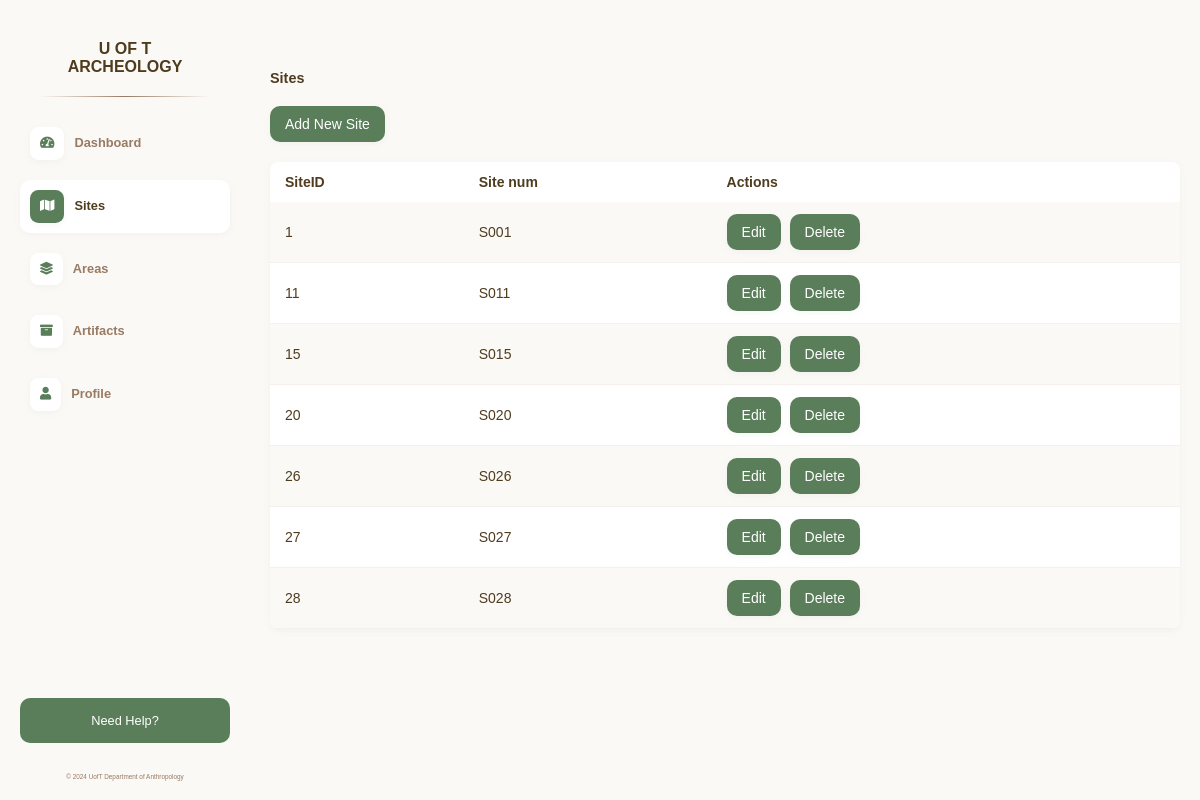
The app's page /sites/ with its own data.
### myapp/models.py (models this page shows, shortened)
class Site(models.Model):
    SiteID = models.AutoField(primary_key=True)
    Site_num = models.CharField(max_length=50, unique=True)

### myapp/views.py (the view, shortened to what this page needs)
# urls.py: path('sites/', views.sites, name='sites'),
def sites(request):
    sites = Site.objects.all()
    headers = [{'name': field.name, 'verbose_name': field.verbose_name} for field in Site._meta.fields]
    return render(request, 'sites.html', {'sites': sites, 'headers': headers})

### myapp/templatetags/custom_filters.py (called while the page is built)
@register.filter
def attr(obj, attr_name):
    return getattr(obj, attr_name)

### templates/sites.html (shortened to what this page needs)
{% load static %}
{% load custom_filters %}
<html lang="en">
<head>
    <link rel="stylesheet" href="{% static 'css/styles.css' %}">
    <link rel="stylesheet" href="https://cdnjs.cloudflare.com/ajax/libs/font-awesome/5.15.4/css/all.min.css">
</head>
<body>
  <div class="sidebar">
    <div>
      <div class="logo">U OF T ARCHEOLOGY<hr></div>
      <a href="{% url 'dashboard' %}"><i class="fas fa-tachometer-alt"></i>Dashboard</a>
      <a href="{% url 'sites' %}" class="current-page"><i class="fas fa-map"></i>Sites</a>
      <a href="#"><i class="fas fa-layer-group"></i>Areas</a>
      <a href="#"><i class="fas fa-archive"></i>Artifacts</a>
      <a href="#"><i class="fas fa-user"></i>Profile</a>
    </div>
    <div>
      <div class="help">Need Help?</div>
      <div class="footer">&copy; 2024 UofT Department of Anthropology</div>
    </div>
  </div>
  <div class="main-content">
    <h2>Sites</h2>
    <div class="actions">
        <button id="addSiteButton" onclick="openAddSiteForm()">Add New Site</button>
    </div>
    <table class="sites-table">
      <thead>
        <tr>
          {% for header in headers %}
          <th>{{ header.verbose_name }}</th>
          {% endfor %}
          <th>Actions</th>
        </tr>
      </thead>
      <tbody>
        {% for site in sites %}
        <tr data-model-name="Site" data-object-id="{{ site.SiteID }}">
          {% for header in headers %}
          <td>{{ site|attr:header.name }}</td>
          {% endfor %}
          <td>
            <button class="edit-button" onclick="editRow(this)">Edit</button>
            <button onclick="deleteObject('Site', {{ site.SiteID }}, window.location.href)">Delete</button>
          </td>
        </tr>
        {% endfor %}
      </tbody>
    </table>
  </div>
</body>

### static/css/styles.css (style rules this page uses)
* { margin: 0; padding: 0; box-sizing: border-box; font-family: 'Helvetica', Arial, sans-serif; color: #4f3c1f; }
body { display: flex; min-height: 100vh; background-color: #fbf9f6; }
h2 { font-size: 0.9em; font-weight: 600; }
.logo { margin: 20px; font-weight: 700; text-align: center; }
hr { border: 0; height: 1px; background: #333; margin-top: 20px; margin-bottom: 20px; background-image: linear-gradient(to right, #fbf9f6, #997a63, #fbf9f6); }
.sidebar { min-width: 250px; width: 250px; padding: 20px; display: flex; flex-direction: column; justify-content: space-between; }
.sidebar a { text-decoration: none; color: #997a63; font-weight: 600; font-size: 0.8em; padding: 10px; border-radius: 10px; margin-bottom: 10px; transition: background-color 0.3s ease; display: block; }
.sidebar .current-page, .sidebar .current-page:hover { background-color: #ffffff; color: #4f3c1f; box-shadow: 0 2px 6px rgba(180, 180, 180, 0.1); }
.sidebar .help { color: white; background-color: #5a7d5a; font-size: 0.8em; padding: 15px; border-radius: 10px; margin-bottom: 30px; text-align: center; }
.sidebar .footer { color: #997a63; font-size: 0.4em; text-align: center; }
.sidebar .fas { padding: 10px; background-color: #ffffff; border-radius: 25%; color: #5a7d5a; margin-right: 10px; box-shadow: 0 2px 6px rgba(180, 180, 180, 0.1); }
.sidebar .current-page .fas { padding: 10px; background-color: #5a7d5a; border-radius: 25%; color: #ffffff; margin-right: 10px; box-shadow: 0 2px 6px rgba(180, 180, 180, 0.1); }
.main-content { flex: 1; padding: 20px; padding-top: 70px; }
.main-content .actions button { margin: 20px 0 20px 0; }
.sites-table { width: 100%; border-collapse: collapse; background-color: #ffffff; border-radius: 8px; overflow: hidden; font-size: 14px; box-shadow: 0 2px 6px rgba(180, 180, 180, 0.1); }
.sites-table th, .sites-table td { padding: 12px 15px; text-align: left; }
.sites-table tbody tr { border-bottom: 1px solid #f5f0eb; }
.sites-table tbody tr:nth-child(odd) { background-color: #fbf9f6; }
.main-content button { background-color: transparent; border: none; padding: 10px 15px; background-color: #5a7d5a; color: #ffffff; border-radius: 10px; font-size: 14px; cursor: pointer; margin-right: 5px; box-shadow: 0 2px 6px rgba(180, 180, 180, 0.1); }

### records on screen
Site: headers "1" "S001"
Site: headers "11" "S011"
Site: headers "15" "S015"
Site: headers "20" "S020"
Site: headers "26" "S026"
Site: headers "27" "S027"
Site: headers "28" "S028"

### other values on screen
{{ header.verbose_name }} "SiteID" "Site num"
